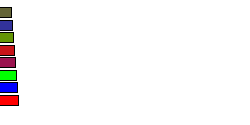
Frame 1 (no input)
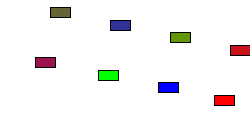
Frame 60 (the mouse pressed at the canvas centre just before this capture)
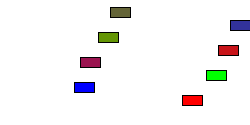
Frame 120 (the mouse held since frame 60 and released just before this capture)

The Processing sketch that drew these frames (run headless with seeded random() and noise(); from frame 60 on, the mouse is pressed at the canvas centre):

// Processing sketch: processing_23612
// ── processing_23612.pde

Car myCar1;
Car myCar2; 
Car myCar3;// Two objects!
Car myCar4;
Car myCar5;
Car myCar6;
Car myCar7;
Car myCar8;


void setup() {
  size(250,125);
  // Parameters go inside the parentheses when the object is constructed.
  myCar1 = new Car(color(255,0,0),0,100,8); 
  myCar2 = new Car(color(0,0,255),0,87.5,7);
  myCar3 = new Car(color(0,255,0),0,75,6);
  myCar4 = new Car(color(155,20,80),0,62.5,5);
  myCar5 = new Car(color(200,20,25),0,50,4);
  myCar6 = new Car(color(100,150,5),0,37.5,3);
  myCar7 = new Car(color(50,50,155),0,25,2);
  myCar8 = new Car(color(100,100,55),0,12.5,1);
}

void draw() {
  background(255);
  myCar1.drive();
  myCar1.display();
  myCar2.drive();
  myCar2.display();
  myCar3.drive();
  myCar3.display();
   myCar4.drive();
  myCar4.display();
  myCar5.drive();
  myCar5.display();
  myCar6.drive();
  myCar6.display();
  myCar7.drive();
  myCar7.display();
  myCar8.drive();
  myCar8.display();
}

// Even though there are multiple objects, we still only need one class. 
// No matter how many cookies we make, only one cookie cutter is needed.
class Car { 
  color c;
  float xpos;
  float ypos;
  float xspeed;

  // The Constructor is defined with arguments.
  Car(color tempC, float tempXpos, float tempYpos, float tempXspeed) { 
    c = tempC;
    xpos = tempXpos;
    ypos = tempYpos;
    xspeed = tempXspeed;
  }

  void display() {
    stroke(0);
    fill(c);
    rectMode(CENTER);
    rect(xpos,ypos,20,10);
  }

  void drive() {
    xpos = xpos + xspeed;
    if (xpos > width) {
      xpos = 0;
    }
  }
}
